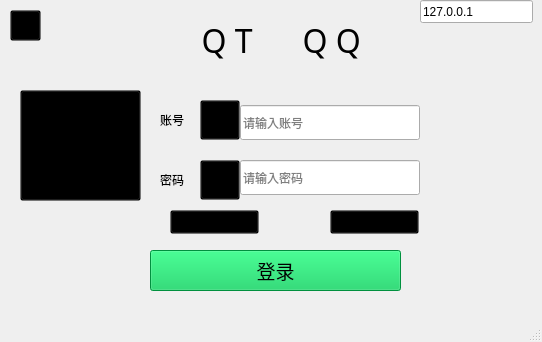
<?xml version="1.0" encoding="UTF-8"?>
<ui version="4.0">
 <class>Client</class>
 <widget class="QMainWindow" name="Client">
  <property name="geometry">
   <rect>
    <x>0</x>
    <y>0</y>
    <width>542</width>
    <height>342</height>
   </rect>
  </property>
  <property name="windowTitle">
   <string>Client</string>
  </property>
  <property name="windowIcon">
   <iconset resource="res.qrc">
    <normaloff>:/QTUM.png</normaloff>:/QTUM.png</iconset>
  </property>
  <widget class="QWidget" name="centralwidget">
   <widget class="QPushButton" name="login">
    <property name="geometry">
     <rect>
      <x>150</x>
      <y>250</y>
      <width>251</width>
      <height>41</height>
     </rect>
    </property>
    <property name="font">
     <font>
      <family>AcadEref</family>
      <pointsize>14</pointsize>
     </font>
    </property>
    <property name="styleSheet">
     <string notr="true">background-color: rgba(0,201,87,1)</string>
    </property>
    <property name="text">
     <string>登录</string>
    </property>
    <property name="autoDefault">
     <bool>true</bool>
    </property>
    <property name="default">
     <bool>false</bool>
    </property>
    <property name="flat">
     <bool>false</bool>
    </property>
   </widget>
   <widget class="QLineEdit" name="userId">
    <property name="geometry">
     <rect>
      <x>240</x>
      <y>105</y>
      <width>180</width>
      <height>35</height>
     </rect>
    </property>
    <property name="maxLength">
     <number>12</number>
    </property>
    <property name="placeholderText">
     <string>请输入账号</string>
    </property>
   </widget>
   <widget class="QLineEdit" name="password">
    <property name="geometry">
     <rect>
      <x>240</x>
      <y>160</y>
      <width>180</width>
      <height>35</height>
     </rect>
    </property>
    <property name="inputMask">
     <string/>
    </property>
    <property name="text">
     <string/>
    </property>
    <property name="maxLength">
     <number>32767</number>
    </property>
    <property name="echoMode">
     <enum>QLineEdit::Password</enum>
    </property>
    <property name="placeholderText">
     <string>请输入密码</string>
    </property>
   </widget>
   <widget class="QPushButton" name="connectServer">
    <property name="geometry">
     <rect>
      <x>10</x>
      <y>10</y>
      <width>31</width>
      <height>31</height>
     </rect>
    </property>
    <property name="styleSheet">
     <string notr="true">background-color: rgba(0, 0, 0, 0)</string>
    </property>
    <property name="text">
     <string/>
    </property>
   </widget>
   <widget class="QPushButton" name="pushButton">
    <property name="geometry">
     <rect>
      <x>170</x>
      <y>210</y>
      <width>89</width>
      <height>24</height>
     </rect>
    </property>
    <property name="styleSheet">
     <string notr="true">background-color: rgba(0, 0, 0, 0)</string>
    </property>
    <property name="text">
     <string>修改密码</string>
    </property>
   </widget>
   <widget class="QLabel" name="label">
    <property name="geometry">
     <rect>
      <x>160</x>
      <y>110</y>
      <width>31</width>
      <height>20</height>
     </rect>
    </property>
    <property name="text">
     <string>账号</string>
    </property>
   </widget>
   <widget class="QLabel" name="label_2">
    <property name="geometry">
     <rect>
      <x>160</x>
      <y>170</y>
      <width>31</width>
      <height>20</height>
     </rect>
    </property>
    <property name="text">
     <string>密码</string>
    </property>
   </widget>
   <widget class="QLabel" name="label_3">
    <property name="geometry">
     <rect>
      <x>40</x>
      <y>20</y>
      <width>91</width>
      <height>16</height>
     </rect>
    </property>
    <property name="text">
     <string/>
    </property>
   </widget>
   <widget class="QPushButton" name="id">
    <property name="geometry">
     <rect>
      <x>200</x>
      <y>100</y>
      <width>40</width>
      <height>40</height>
     </rect>
    </property>
    <property name="styleSheet">
     <string notr="true">background-color: rgba(0, 0, 0, 0)</string>
    </property>
    <property name="text">
     <string/>
    </property>
    <property name="icon">
     <iconset resource="res.qrc">
      <normaloff>:/ID.png</normaloff>:/ID.png</iconset>
    </property>
    <property name="iconSize">
     <size>
      <width>30</width>
      <height>30</height>
     </size>
    </property>
   </widget>
   <widget class="QPushButton" name="psw">
    <property name="geometry">
     <rect>
      <x>200</x>
      <y>160</y>
      <width>40</width>
      <height>40</height>
     </rect>
    </property>
    <property name="styleSheet">
     <string notr="true">background-color: rgba(0, 0, 0, 0)</string>
    </property>
    <property name="text">
     <string/>
    </property>
    <property name="icon">
     <iconset resource="res.qrc">
      <normaloff>:/PSW.png</normaloff>:/PSW.png</iconset>
    </property>
    <property name="iconSize">
     <size>
      <width>30</width>
      <height>30</height>
     </size>
    </property>
   </widget>
   <widget class="QPushButton" name="register_2">
    <property name="geometry">
     <rect>
      <x>330</x>
      <y>210</y>
      <width>89</width>
      <height>24</height>
     </rect>
    </property>
    <property name="styleSheet">
     <string notr="true">background-color: rgba(0, 0, 0, 0)</string>
    </property>
    <property name="text">
     <string>注册</string>
    </property>
   </widget>
   <widget class="QLabel" name="message">
    <property name="geometry">
     <rect>
      <x>210</x>
      <y>70</y>
      <width>231</width>
      <height>20</height>
     </rect>
    </property>
    <property name="text">
     <string/>
    </property>
   </widget>
   <widget class="QToolButton" name="head">
    <property name="geometry">
     <rect>
      <x>20</x>
      <y>90</y>
      <width>121</width>
      <height>111</height>
     </rect>
    </property>
    <property name="styleSheet">
     <string notr="true">background-color: rgba(0, 0, 0, 0)</string>
    </property>
    <property name="text">
     <string/>
    </property>
    <property name="iconSize">
     <size>
      <width>100</width>
      <height>100</height>
     </size>
    </property>
   </widget>
   <widget class="QLabel" name="label_4">
    <property name="geometry">
     <rect>
      <x>160</x>
      <y>10</y>
      <width>281</width>
      <height>61</height>
     </rect>
    </property>
    <property name="font">
     <font>
      <family>Algerian</family>
      <pointsize>24</pointsize>
      <weight>50</weight>
      <bold>false</bold>
     </font>
    </property>
    <property name="text">
     <string>     Q T      Q Q</string>
    </property>
   </widget>
   <widget class="QLineEdit" name="lineEdit">
    <property name="geometry">
     <rect>
      <x>420</x>
      <y>0</y>
      <width>113</width>
      <height>23</height>
     </rect>
    </property>
    <property name="text">
     <string>127.0.0.1</string>
    </property>
   </widget>
  </widget>
  <widget class="QMenuBar" name="menubar">
   <property name="geometry">
    <rect>
     <x>0</x>
     <y>0</y>
     <width>542</width>
     <height>25</height>
    </rect>
   </property>
  </widget>
  <widget class="QStatusBar" name="statusbar"/>
 </widget>
 <resources>
  <include location="res.qrc"/>
 </resources>
 <connections/>
</ui>
